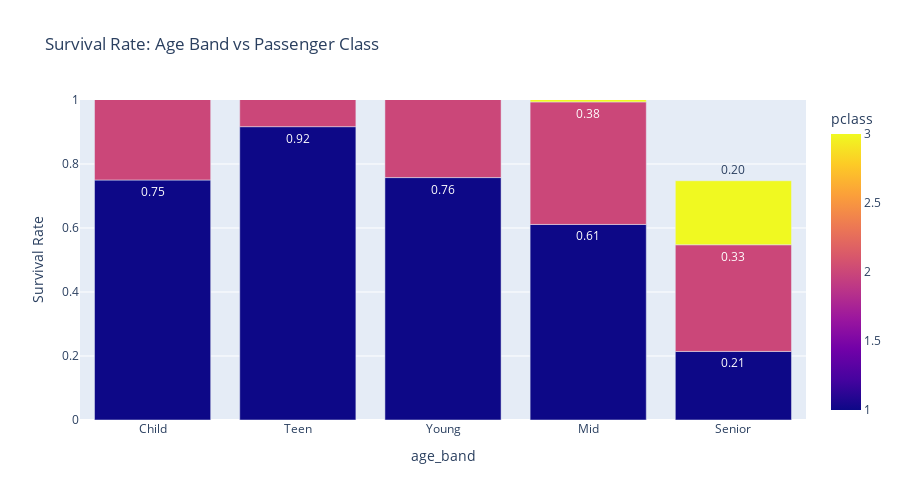

The notebook cell saved with this chart:
### Code cell
# 4.4 Animated bar-race style: survival rate evolution across age bands & classes
tmp = df.groupby(['age_band', 'pclass'])['survived'].mean().reset_index()
fig = px.bar(tmp, x='age_band', y='survived', color='pclass',
             title='Survival Rate: Age Band vs Passenger Class',
             range_y=[0, 1], text='survived', height=500,
             labels={'survived':'Survival Rate'})
fig.update_traces(texttemplate='%{text:.2f}', textposition='outside')
fig.show()

### Figure 1 — Plotly figure (JSON) as saved in the notebook; plotly's stock layout.template omitted (floating-point values rounded to 4 significant figures)
{"data": [{"hovertemplate": "age_band=%{x}<br>Survival Rate=%{text}<br>pclass=%{marker.color}<extra></extra>", "legendgroup": "", "marker": {"color": [1, 2, 3, 1, 2, 3, 1, 2, 3, 1, 2, 3, 1, 2, 3], "coloraxis": "coloraxis", "pattern": {"shape": ""}}, "name": "", "orientation": "v", "showlegend": false, "text": [0.75, 1.0, 0.4167, 0.9167, 0.5, 0.2826, 0.7576, 0.4362, 0.2323, 0.6111, 0.383, 0.08621, 0.2143, 0.3333, 0.2], "textposition": "outside", "texttemplate": "%{text:.2f}", "type": "bar", "x": ["Child", "Child", "Child", "Teen", "Teen", "Teen", "Young", "Young", "Young", "Mid", "Mid", "Mid", "Senior", "Senior", "Senior"], "xaxis": "x", "y": [0.75, 1.0, 0.4167, 0.9167, 0.5, 0.2826, 0.7576, 0.4362, 0.2323, 0.6111, 0.383, 0.08621, 0.2143, 0.3333, 0.2], "yaxis": "y"}], "layout": {"barmode": "relative", "coloraxis": {"colorbar": {"title": {"text": "pclass"}}, "colorscale": [[0, "#0d0887"], [0.1111, "#46039f"], [0.2222, "#7201a8"], [0.3333, "#9c179e"], [0.4444, "#bd3786"], [0.5556, "#d8576b"], [0.6667, "#ed7953"], [0.7778, "#fb9f3a"], [0.8889, "#fdca26"], [1, "#f0f921"]]}, "height": 500, "legend": {"tracegroupgap": 0}, "title": {"text": "Survival Rate: Age Band vs Passenger Class"}, "xaxis": {"anchor": "y", "domain": [0, 1], "title": {"text": "age_band"}}, "yaxis": {"anchor": "x", "domain": [0, 1], "range": [0, 1], "title": {"text": "Survival Rate"}}}}
